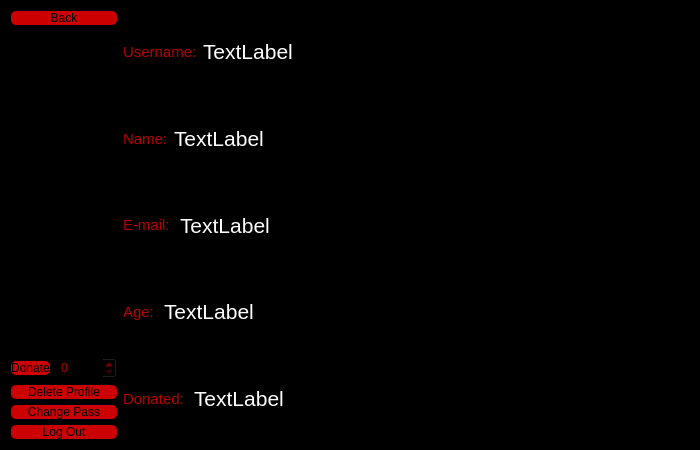
<?xml version="1.0" encoding="UTF-8"?>
<ui version="4.0">
 <class>ProfilePage</class>
 <widget class="QDialog" name="ProfilePage">
  <property name="geometry">
   <rect>
    <x>0</x>
    <y>0</y>
    <width>700</width>
    <height>450</height>
   </rect>
  </property>
  <property name="windowTitle">
   <string>Profile</string>
  </property>
  <property name="windowIcon">
   <iconset resource="image.qrc">
    <normaloff>:/splash/xilften.png</normaloff>:/splash/xilften.png</iconset>
  </property>
  <property name="styleSheet">
   <string notr="true">background-color: rgb(0, 0, 0);
color: rgb(170, 0, 0);</string>
  </property>
  <layout class="QFormLayout" name="formLayout">
   <item row="0" column="0">
    <layout class="QVBoxLayout" name="verticalLayout">
     <item>
      <widget class="QPushButton" name="Back">
       <property name="font">
        <font/>
       </property>
       <property name="styleSheet">
        <string notr="true">QPushButton{
	color: rgb(0, 0, 0);
	background-color: rgb(204, 0, 0);
   	border-radius:5px;
}
QPushButton:hover{
	color: rgb(255, 255, 255);
}
QPushButton:pressed{
	background-color: rgb(255, 255, 255);
}
</string>
       </property>
       <property name="text">
        <string>Back</string>
       </property>
       <property name="icon">
        <iconset resource="image.qrc">
         <normaloff>:/icons/icons/back.png</normaloff>:/icons/icons/back.png</iconset>
       </property>
      </widget>
     </item>
     <item>
      <spacer name="verticalSpacer">
       <property name="font">
        <font/>
       </property>
       <property name="orientation">
        <enum>Qt::Vertical</enum>
       </property>
       <property name="sizeHint" stdset="0">
        <size>
         <width>20</width>
         <height>40</height>
        </size>
       </property>
      </spacer>
     </item>
     <item>
      <layout class="QHBoxLayout" name="horizontalLayout">
       <item>
        <widget class="QPushButton" name="Donate">
         <property name="font">
          <font/>
         </property>
         <property name="styleSheet">
          <string notr="true">QPushButton{
	color: rgb(0, 0, 0);
	background-color: rgb(204, 0, 0);
   	border-radius:5px;
}
QPushButton:hover{
	color: rgb(255, 255, 255);
}
QPushButton:pressed{
	background-color: rgb(255, 255, 255);
}
</string>
         </property>
         <property name="text">
          <string>Donate</string>
         </property>
         <property name="icon">
          <iconset resource="image.qrc">
           <normaloff>:/icons/icons/money.png</normaloff>:/icons/icons/money.png</iconset>
         </property>
        </widget>
       </item>
       <item>
        <widget class="QSpinBox" name="box">
         <property name="font">
          <font/>
         </property>
         <property name="styleSheet">
          <string notr="true">color: rgb(185, 0, 0);</string>
         </property>
         <property name="maximum">
          <number>10000</number>
         </property>
        </widget>
       </item>
      </layout>
     </item>
     <item>
      <widget class="QPushButton" name="DelProf">
       <property name="font">
        <font/>
       </property>
       <property name="styleSheet">
        <string notr="true">QPushButton{
	color: rgb(0, 0, 0);
	background-color: rgb(204, 0, 0);
   	border-radius:5px;
}
QPushButton:hover{
	color: rgb(255, 255, 255);
}
QPushButton:pressed{
	background-color: rgb(255, 255, 255);
}
</string>
       </property>
       <property name="text">
        <string>Delete Profile</string>
       </property>
       <property name="icon">
        <iconset resource="image.qrc">
         <normaloff>:/icons/icons/delete.png</normaloff>:/icons/icons/delete.png</iconset>
       </property>
      </widget>
     </item>
     <item>
      <widget class="QPushButton" name="change">
       <property name="font">
        <font/>
       </property>
       <property name="styleSheet">
        <string notr="true">QPushButton{
	color: rgb(0, 0, 0);
	background-color: rgb(204, 0, 0);
   	border-radius:5px;
}
QPushButton:hover{
	color: rgb(255, 255, 255);
}
QPushButton:pressed{
	background-color: rgb(255, 255, 255);
}
</string>
       </property>
       <property name="text">
        <string>Change Pass</string>
       </property>
       <property name="icon">
        <iconset resource="image.qrc">
         <normaloff>:/icons/icons/change.png</normaloff>:/icons/icons/change.png</iconset>
       </property>
      </widget>
     </item>
     <item>
      <widget class="QPushButton" name="LogOut">
       <property name="font">
        <font/>
       </property>
       <property name="styleSheet">
        <string notr="true">QPushButton{
	color: rgb(0, 0, 0);
	background-color: rgb(204, 0, 0);
   	border-radius:5px;
}
QPushButton:hover{
	color: rgb(255, 255, 255);
}
QPushButton:pressed{
	background-color: rgb(255, 255, 255);
}
</string>
       </property>
       <property name="text">
        <string>Log Out</string>
       </property>
       <property name="icon">
        <iconset resource="image.qrc">
         <normaloff>:/icons/icons/logout.png</normaloff>:/icons/icons/logout.png</iconset>
       </property>
      </widget>
     </item>
    </layout>
   </item>
   <item row="0" column="1">
    <layout class="QVBoxLayout" name="verticalLayout_2">
     <item>
      <layout class="QHBoxLayout" name="horizontalLayout_2">
       <item>
        <widget class="QLabel" name="label">
         <property name="sizePolicy">
          <sizepolicy hsizetype="Maximum" vsizetype="Preferred">
           <horstretch>0</horstretch>
           <verstretch>0</verstretch>
          </sizepolicy>
         </property>
         <property name="font">
          <font>
           <pointsize>11</pointsize>
          </font>
         </property>
         <property name="styleSheet">
          <string notr="true">color: rgb(185, 0, 0);</string>
         </property>
         <property name="text">
          <string>Username:</string>
         </property>
         <property name="scaledContents">
          <bool>false</bool>
         </property>
         <property name="wordWrap">
          <bool>false</bool>
         </property>
        </widget>
       </item>
       <item>
        <widget class="QLabel" name="user">
         <property name="font">
          <font>
           <pointsize>16</pointsize>
          </font>
         </property>
         <property name="styleSheet">
          <string notr="true">color: rgb(255, 255, 255);</string>
         </property>
         <property name="text">
          <string>TextLabel</string>
         </property>
        </widget>
       </item>
      </layout>
     </item>
     <item>
      <layout class="QHBoxLayout" name="horizontalLayout_7">
       <item>
        <widget class="QLabel" name="label_6">
         <property name="sizePolicy">
          <sizepolicy hsizetype="Maximum" vsizetype="Preferred">
           <horstretch>0</horstretch>
           <verstretch>0</verstretch>
          </sizepolicy>
         </property>
         <property name="font">
          <font>
           <pointsize>11</pointsize>
          </font>
         </property>
         <property name="styleSheet">
          <string notr="true">color: rgb(185, 0, 0);</string>
         </property>
         <property name="text">
          <string>Name:</string>
         </property>
        </widget>
       </item>
       <item>
        <widget class="QLabel" name="name">
         <property name="font">
          <font>
           <pointsize>16</pointsize>
          </font>
         </property>
         <property name="styleSheet">
          <string notr="true">color: rgb(255, 255, 255);</string>
         </property>
         <property name="text">
          <string>TextLabel</string>
         </property>
        </widget>
       </item>
      </layout>
     </item>
     <item>
      <layout class="QHBoxLayout" name="horizontalLayout_3">
       <item>
        <widget class="QLabel" name="label_2">
         <property name="sizePolicy">
          <sizepolicy hsizetype="Maximum" vsizetype="Preferred">
           <horstretch>0</horstretch>
           <verstretch>0</verstretch>
          </sizepolicy>
         </property>
         <property name="font">
          <font>
           <pointsize>11</pointsize>
          </font>
         </property>
         <property name="styleSheet">
          <string notr="true">color: rgb(185, 0, 0);</string>
         </property>
         <property name="text">
          <string>E-mail: </string>
         </property>
        </widget>
       </item>
       <item>
        <widget class="QLabel" name="mail">
         <property name="font">
          <font>
           <pointsize>16</pointsize>
          </font>
         </property>
         <property name="styleSheet">
          <string notr="true">color: rgb(255, 255, 255);</string>
         </property>
         <property name="text">
          <string>TextLabel</string>
         </property>
        </widget>
       </item>
      </layout>
     </item>
     <item>
      <layout class="QHBoxLayout" name="horizontalLayout_4">
       <item>
        <widget class="QLabel" name="label_3">
         <property name="sizePolicy">
          <sizepolicy hsizetype="Maximum" vsizetype="Preferred">
           <horstretch>0</horstretch>
           <verstretch>0</verstretch>
          </sizepolicy>
         </property>
         <property name="font">
          <font>
           <pointsize>11</pointsize>
          </font>
         </property>
         <property name="styleSheet">
          <string notr="true">color: rgb(185, 0, 0);</string>
         </property>
         <property name="text">
          <string>Age: </string>
         </property>
        </widget>
       </item>
       <item>
        <widget class="QLabel" name="age">
         <property name="font">
          <font>
           <pointsize>16</pointsize>
          </font>
         </property>
         <property name="styleSheet">
          <string notr="true">color: rgb(255, 255, 255);</string>
         </property>
         <property name="text">
          <string>TextLabel</string>
         </property>
        </widget>
       </item>
      </layout>
     </item>
     <item>
      <layout class="QHBoxLayout" name="horizontalLayout_5">
       <item>
        <widget class="QLabel" name="label_4">
         <property name="sizePolicy">
          <sizepolicy hsizetype="Maximum" vsizetype="Preferred">
           <horstretch>0</horstretch>
           <verstretch>0</verstretch>
          </sizepolicy>
         </property>
         <property name="font">
          <font>
           <pointsize>11</pointsize>
          </font>
         </property>
         <property name="styleSheet">
          <string notr="true">color: rgb(185, 0, 0);</string>
         </property>
         <property name="text">
          <string>Donated: </string>
         </property>
        </widget>
       </item>
       <item>
        <widget class="QLabel" name="donated">
         <property name="font">
          <font>
           <pointsize>16</pointsize>
          </font>
         </property>
         <property name="styleSheet">
          <string notr="true">color: rgb(255, 255, 255);</string>
         </property>
         <property name="text">
          <string>TextLabel</string>
         </property>
        </widget>
       </item>
      </layout>
     </item>
    </layout>
   </item>
  </layout>
 </widget>
 <resources>
  <include location="image.qrc"/>
 </resources>
 <connections/>
</ui>
